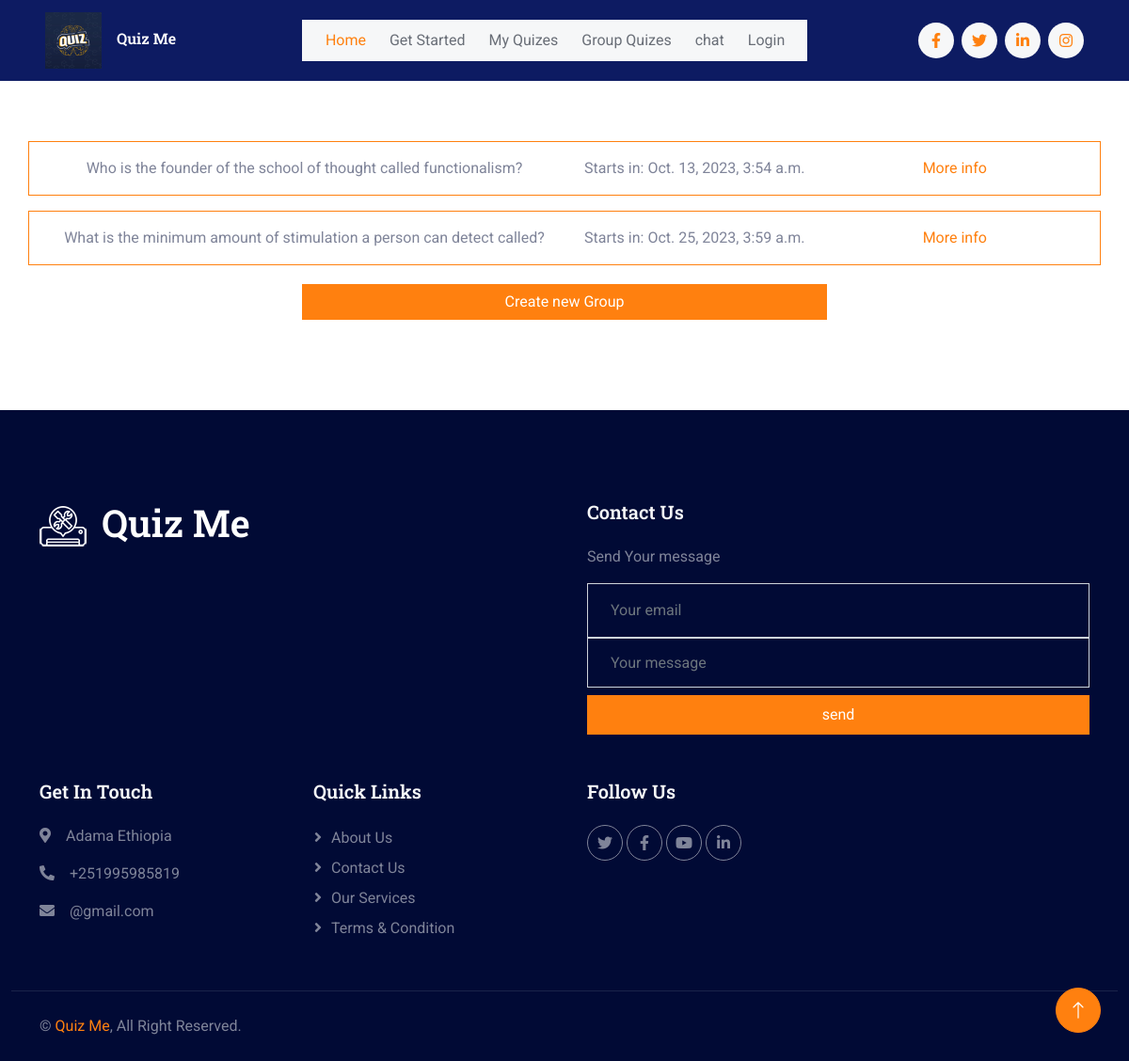
/my_group_quizzes (signed in), run on an earlier commit of the app's database.
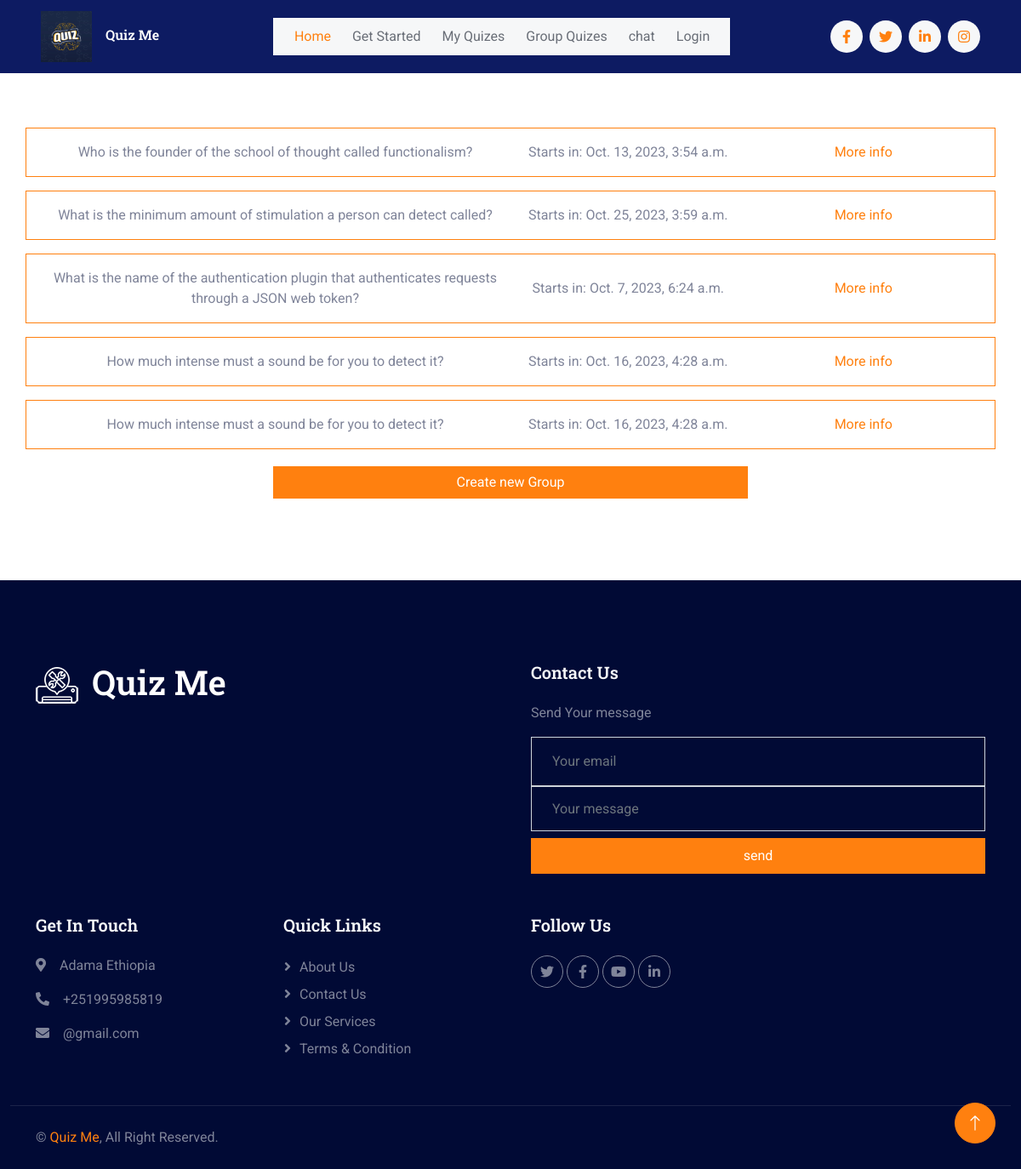
And on a later commit of the database.
### quiz_app/models.py (models this page shows, shortened)
class GroupQuiz(models.Model):
    quiz = models.ForeignKey(Quiz, on_delete=models.CASCADE)
    start_time = models.DateTimeField()
    completed = models.BooleanField(default=False)
    joined_members = models.ManyToManyField(CustomUser, related_name="members")
    end_time = models.DateTimeField(null=True, blank=True)
    is_in_progress = models.BooleanField(default=False)
    created_by = models.ForeignKey(CustomUser, on_delete=models.CASCADE, null=True, blank=True)

class Quiz(models.Model):
    title = models.CharField(max_length=100, null=True, blank=True)
    size = models.IntegerField()
    generated_by = models.ForeignKey(CustomUser, on_delete=models.CASCADE)
    questions = models.TextField()
    user_score = models.IntegerField(default=0)

### quiz_app/views.py (the view)
# urls.py: path('my_group_quizzes', views.user_group_quizs, name="group_quizes"),
@login_required(login_url='login')
def user_group_quizs(request):
    user = request.user
    group_quizzes = GroupQuiz.objects.filter(joined_members=user)
    return render(request, "joined_group_quizes.html", {"group_quizes":group_quizzes})

### templates/joined_group_quizes.html
{% extends 'index2.html' %}
{% block content %}
{% load static %}
<body>
    <div class="container-xxl py-5 custom-container">
        <div class="container text-center">
            {% if group_quizes %}
            {% for quiz in group_quizes %}
            <div class="row border border-primary rounded p-3 mt-3 d-flex justify-content-center align-items-center">
                <div class="col-md-6">
                    {{ quiz.quiz.title }}
                </div>
                <div class="col-md-3">
                    Starts in: {{ quiz.start_time }}
                </div>
                <div class="col-md-3">
                    <a href="{%url 'group_quiz' quiz.id %}">More info</a>
                </div>
            </div>
            {% endfor %}
            {% else %}
            <h1>You haven't any groups quizzes yet.</h1>
            {% endif %}
            <Button onclick="window.location.href = '{%url 'create_group_quiz'%}';" class="btn btn-primary" style="margin-top:20px; width:50%">
                Create new Group
            </Button>
        </div>
    </div>
</body>
{% endblock content %}

### templates/index2.html (shortened to what this page needs)
{% load static %}
<!DOCTYPE html>
<html lang="en">
<head>
    <link href="https://cdnjs.cloudflare.com/ajax/libs/font-awesome/5.10.0/css/all.min.css" rel="stylesheet">
    <link href="https://cdn.jsdelivr.net/npm/bootstrap-icons@1.4.1/font/bootstrap-icons.css" rel="stylesheet">
    <link href="{% static 'lib/animate/animate.min.css" rel="stylesheet' %}">
    <link href="{% static 'lib/owlcarousel/assets/owl.carousel.min.css' %}" rel="stylesheet">
    <link href="{% static 'css/bootstrap.min.css' %}" rel="stylesheet">
    <link href="{% static 'css/style.css' %}" rel="stylesheet">
</head>
<body>
    <nav class="navbar navbar-expand-lg  sticky-top px-4 px-lg-5">
        <a href="{%url 'home' %}" class="navbar-brand d-flex align-items-center">
            <h6 class="m-0"><img class="img-fluid me-3" src="{% static 'img/icon/icon-02-primary.png' %}"  alt=""><h style="color:white">Quiz Me</h></h6>
        </a>
        <div class="collapse navbar-collapse" id="navbarCollapse">
            <div class="navbar-nav mx-auto bg-light pe-4 py-3 py-lg-0">
                <a href="{%url 'home' %}" class="nav-item nav-link active">Home</a>
                <a href="{%url 'upload' %}" class="nav-item nav-link">Get Started</a>
                <a href="{%url 'my_quizes'%}" class="nav-item nav-link">My Quizes</a>
                <a href="{%url 'group_quizes'%}" class="nav-item nav-link">Group Quizes</a>
                <a href="{%url 'chat' %}" class="nav-item nav-link">chat</a>
                {% if auth %}
                <a href="{%url 'register' %}" class="nav-item nav-link">Logout</a>
                {% else %}
                <a href="{%url 'register' %}" class="nav-item nav-link">Login</a>
                {% endif %}
            </div>
            <div class="h-100 d-lg-inline-flex align-items-center d-none">
                <a class="btn btn-square rounded-circle bg-light text-primary me-2" href=""><i class="fab fa-facebook-f"></i></a>
                <a class="btn btn-square rounded-circle bg-light text-primary me-2" href=""><i class="fab fa-twitter"></i></a>
                <a class="btn btn-square rounded-circle bg-light text-primary me-2" href=""><i class="fab fa-linkedin-in"></i></a>
                <a class="btn btn-square rounded-circle bg-light text-primary me-0" href=""><i class="fab fa-instagram"></i></a>
            </div>
        </div>
    </nav>
{% block content %}
{% endblock content %}
    <div class="container-fluid bg-dark footer mt-5 pt-5 wow fadeIn" data-wow-delay="0.1s">
        <div class="container py-5">
            <div class="row g-5">
                <div class="col-md-6">
                    <h1 class="text-white mb-4"><img class="img-fluid me-3" src="{% static 'img/icon/icon-02-light.png' %}" alt="">Quiz Me</h1>
                </div>
                <div class="col-md-6">
                    <h5 class="text-light mb-4">Contact Us</h5>
                    <p>Send Your message</p>
                    <div class="position-relative">
                        <input class="form-control bg-transparent w-100 py-3 ps-4 pe-5" type="text" placeholder="Your email">
                        <input type="text" class="form-control bg-transparent w-100 h-200 py-3 ps-4 pe-5" type="text" style="height:200%" placeholder="Your message">
                        <button type="button" class="btn btn-primary w-100 py-2 px-3  mt-2 me-2">send</button>
                    </div>
                </div>
                <div class="col-lg-3 col-md-6">
                    <h5 class="text-light mb-4">Get In Touch</h5>
                    <p><i class="fa fa-map-marker-alt me-3"></i>Adama Ethiopia</p>
                    <p><i class="fa fa-phone-alt me-3"></i>+251995985819</p>
                    <p><i class="fa fa-envelope me-3"></i>@gmail.com</p>
                </div>
                <div class="col-lg-3 col-md-6">
                    <h5 class="text-light mb-4">Quick Links</h5>
                    <a class="btn btn-link" href="">About Us</a>
                    <a class="btn btn-link" href="">Contact Us</a>
                    <a class="btn btn-link" href="">Our Services</a>
                    <a class="btn btn-link" href="">Terms & Condition</a>
                </div>
                <div class="col-lg-3 col-md-6">
                    <h5 class="text-light mb-4">Follow Us</h5>
                    <div class="d-flex">
                        <a class="btn btn-square rounded-circle me-1" href=""><i class="fab fa-twitter"></i></a>
                        <a class="btn btn-square rounded-circle me-1" href=""><i class="fab fa-facebook-f"></i></a>
                        <a class="btn btn-square rounded-circle me-1" href=""><i class="fab fa-youtube"></i></a>
                        <a class="btn btn-square rounded-circle me-1" href=""><i class="fab fa-linkedin-in"></i></a>
                    </div>
                </div>
            </div>
        </div>
        <div class="container-fluid copyright">
            <div class="container">
                <div class="row">
                    <div class="col-md-6 text-center text-md-start mb-3 mb-md-0">
                        &copy; <a href="#">Quiz Me</a>, All Right Reserved.
                    </div>
                </div>
            </div>
        </div>
    </div>
    <a href="#" class="btn btn-lg btn-primary btn-lg-square rounded-circle back-to-top"><i class="bi bi-arrow-up"></i></a>
</body>
</html>

### static/css/style.css (style rules this page uses)
:root { --primary: #FF800F; --secondary: #001064; --light: #F6F7F8; --dark: #010A35; }
.back-to-top { position: fixed; display: none; right: 30px; bottom: 30px; z-index: 99; }
.btn { transition: .5s; }
.btn.btn-primary, .btn.btn-outline-primary:hover, .btn.btn-secondary, .btn.btn-outline-secondary:hover { color: #FFFFFF; }
.btn-square { width: 38px; height: 38px; }
.btn-lg-square { width: 48px; height: 48px; }
.btn-square, .btn-sm-square, .btn-lg-square { padding: 0; display: flex; align-items: center; justify-content: center; font-weight: normal; }
.navbar.sticky-top { top: -100px; transition: .5s; }
.navbar .navbar-brand img { max-height: 60px; }
.navbar .navbar-nav .nav-link { margin-left: 25px; padding: 10px 0; color: #696E77; font-weight: 400; outline: none; }
nav { background-color: #0d1b62; }
.navbar .navbar-nav .nav-link:hover, .navbar .navbar-nav .nav-link.active { color: var(--primary); }
.footer { color: #7F8499; }
.footer .btn.btn-link { display: block; margin-bottom: 5px; padding: 0; text-align: left; color: #7F8499; font-weight: normal; text-transform: capitalize; transition: .3s; }
.footer .btn.btn-link::before { position: relative; content: "\f105"; font-family: "Font Awesome 5 Free"; font-weight: 900; color: #7F8499; margin-right: 10px; }
.footer .btn.btn-square { color: #7F8499; border: 1px solid #7F8499; }
.footer .copyright { padding: 25px 0; border-top: 1px solid rgba(256, 256, 256, .1); }
.footer .copyright a { color: var(--primary); }

What changed in the data, as far as the page shows it:
added GroupQuiz: quiz "What is the name of the authentication plugin that authenticates requests through a JSON web token?", start_time "Oct. 7, 2023, 6:24 a.m."
added GroupQuiz: quiz "How much intense must a sound be for you to detect it?", start_time "Oct. 16, 2023, 4:28 a.m."
added GroupQuiz: quiz "How much intense must a sound be for you to detect it?", start_time "Oct. 16, 2023, 4:28 a.m."
